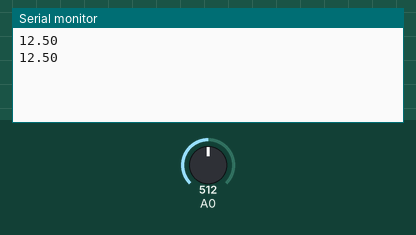
Simulated run of this sketch. Board: Arduino Uno, built with avr-gcc and run on an emulated ATmega328P. Shown: the last lines printed to the serial monitor. The inputs (shaded band) are chosen by the test bench; at power-on: A0 = 512.

Above: at 1.8 s.
1.9 s: A0 set to 716
At 2.8 s:
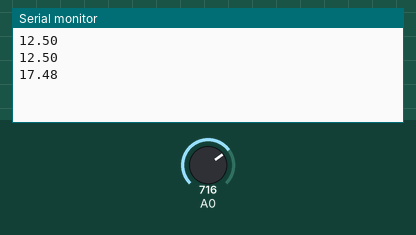
3.4 s: A0 set to 900
At 4.8 s:
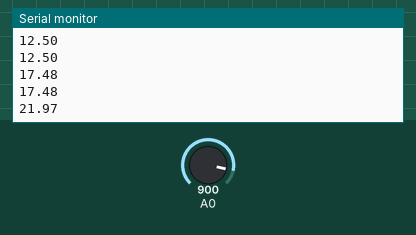
Timing chart, 0 to 6.4 s (numbered marks = the images above; inputs shaded):
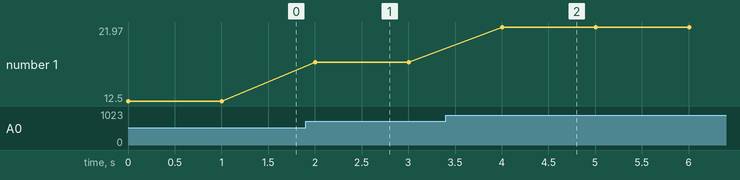

Measured:
- after the input at 1.9 s, the serial monitor: prints a new line after 0.10 s (image 1)
- after the input at 3.4 s, the serial monitor: prints a new line after 0.60 s (image 2)
- plotted number 1: 12.5 → 17.48 after the input at 1.9 s, 17.48 → 21.97 after the input at 3.4 s

The sketch:

voltage_measurement.ino
```cpp
int value=0;
float voltage ;
float R1= 30000.0;
float R2= 7500.0;

void setup() {
  Serial.begin(9600);
  // put your setup code here, to run once:

}

void loop() {
value = analogRead(A0);
voltage= value*(5.0/1024)*((R1+R2)/R2);
//Serial.print("Voltage=");
Serial.println(voltage);
//Serial.println("V");
delay(1000);


  // put your main code here, to run repeatedly:

}
```
